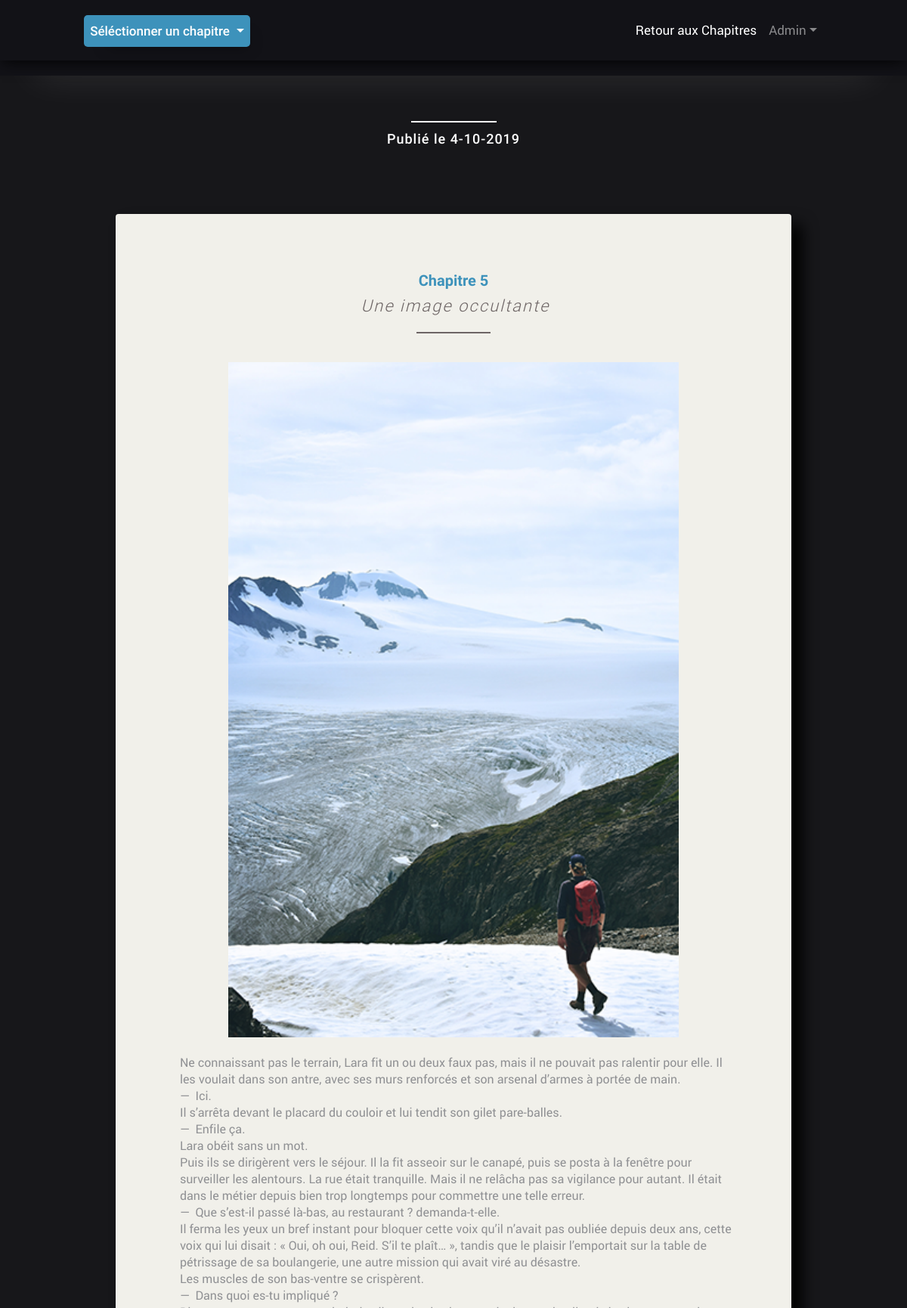
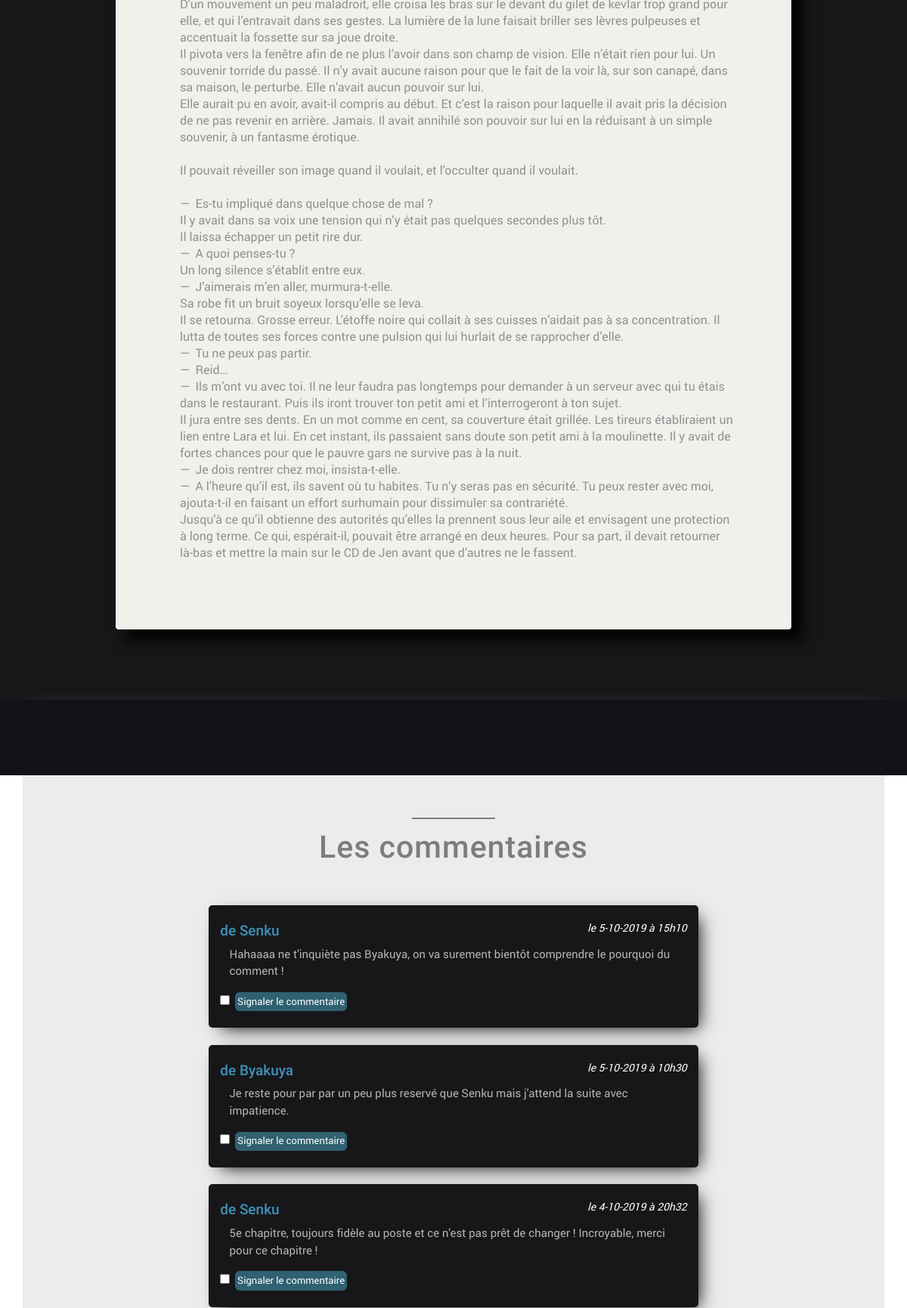
/index.php?action=Chapitre&idChapitre=5 (upper part), run on the app's committed database (2 pictures, top to bottom).
### tables this page shows
CREATE TABLE `chapitres` (
  `id_chapitre` int(11) NOT NULL,
  `numero` varchar(20) NOT NULL,
  `titre` varchar(255) NOT NULL,
  `date_creation` datetime NOT NULL,
  `date_publication` datetime NOT NULL DEFAULT CURRENT_TIMESTAMP,
  `statut` int(11) NOT NULL DEFAULT '0',
  `content_text` text NOT NULL,
  `img_name` text,
  `img_dest` text
);

CREATE TABLE `commentaires` (
  `id_comment` int(11) NOT NULL,
  `id_chapitre` int(11) NOT NULL,
  `pseudo` varchar(255) NOT NULL,
  `commentaire` text NOT NULL,
  `date_commentaire` datetime NOT NULL,
  `signal_com` varchar(3) NOT NULL DEFAULT 'non',
  `statut` int(11) NOT NULL DEFAULT '0'
);

### controller/ctrl-Frontend.php (called while the page is built, shortened)
<?php
require('model/ChapterManager.php');
require('model/CommentManager.php');
	function viewChapter($idChapitre)
		{
		    $signal_com = null;
			$chapterManager = new ChapterManager();
		    $chapter = $chapterManager->getChapter($idChapitre);
		    $commentManager = new CommentManager();
		    $comments = $commentManager->getComments($idChapitre);
			require 'view/frontend/chapitreView.php';
		}

### model/ChapterManager.php (called while the page is built, shortened)
<?php
class ChapterManager extends Manager
    {
        public function getChapter($idChapitre)
            {
                $db = $this->dbConnect();
                $chapter = $db->prepare('SELECT id_chapitre, numero, titre, content_text, img_dest, date_publication, DATE_FORMAT(date_publication, "%e-%m-%Y") AS date_publication_fra FROM chapitres WHERE id_chapitre = ?');
                $chapter->execute(array($idChapitre));
                if ($chapter->rowCount() == 1)
                    return $chapter->fetch();
                else
                    throw new Exception("Aucun chapitre ne correspond à l'identifiant '$idChapitre'");
            }
    }

### model/CommentManager.php (called while the page is built, shortened)
<?php
class CommentManager extends Manager
    {
        public function getComments($idChapitre)
            {
                $db = $this->dbConnect();
                $comments = $db->prepare('SELECT id_comment, id_chapitre, pseudo, commentaire, signal_com, date_commentaire, DATE_FORMAT(date_commentaire, "%e-%m-%Y à %Hh%i") AS date_commentaire_fra FROM commentaires WHERE id_chapitre = ? AND statut != 2 ORDER BY date_commentaire DESC');
                $comments->execute(array($idChapitre));
                return $comments;
            }
    }

### view/frontend/chapitreView.php (the view, shortened to what this page needs)
    <div id="chapitresSelectorContenair" class="btn-group">
        <button id="chapitresSelector" type="button" class="btn btn-info dropdown-toggle" data-toggle="dropdown" aria-haspopup="true" aria-expanded="false">
            Séléctionner un chapitre
        </button>
    </div>
    <li class="nav-item active">
        <a class="nav-link" href="<?='index.php?action=Chapitres'?>">Retour aux Chapitres</a>
    </li>
    <section id="bio">
        <div id="bioContenair" class="container">
            <hr>
                <?php if ($signal_com): ?>
                <div id="commentSignalOk" class="container">
                    <h2>Le commentaire que vous avez sélectionné a bien été signalé !</h2>
                    <h6>L'auteur va l'analyser de plus près dans les plus bref délais.</h6>
                    <a class="btn" href="<?='index.php?action=RetourChap&idChapitre=' .$chapter['id_chapitre']?>">Retour sur la page de votre chapitre</a>
                </div>
                <?php else: ?>
            <h5>Publié le <?php echo htmlspecialchars($chapter['date_publication_fra']); ?></h5>
            <div id="bioPart2" class="row">
                <div id="chapitre1" class="col-xs-12 col-lg-10">
                    <h4><?php echo htmlspecialchars($chapter['numero']); ?></h4>
                    <h6><?php echo htmlspecialchars($chapter['titre']); ?></h6>
                    <hr>
                    <?php
                        echo('<img style="width:80%" src="' . $chapter["img_dest"] . '">');
                    ?>
                    <div class="chapContent">
                        <p>
                            <?php echo nl2br(htmlspecialchars($chapter['content_text'])); ?>
                        </p>
                    </div>
                </div>
            </div>
        </div>
    </section>
    <section id="transition2"></section>
    <section id="lesCommentaires" class="container">
        <div id="commentairesContainer" class="container">
            <hr>
            <h2>Les commentaires</h2>
            <div class="row">
                <?php while ($data = $comments->fetch()): ?>
                   <div class="col-md-10 col-xl-7 commentaires">
                        <div class="row justify-content-between">
                            <div class="col-5">
                                <h4>de <?php echo htmlspecialchars($data['pseudo']); ?></h4>
                            </div>
                            <div class="col-4">
                                <h5>le <?php echo htmlspecialchars($data['date_commentaire_fra']); ?></h5>
                            </div>
                        </div>
                        <p><?php echo nl2br(htmlspecialchars($data['commentaire'])); ?></p>
                        <form action="<?='index.php?action=Signal-commentaire&idChapitre=' .$data['id_chapitre'] . '&idComment='.$data['id_comment']?>" method="post" class="col-12 needs-validation" novalidate>
                            <div class="row">
                                <div class="form-check">
                                    <input class="form-check-input" type="checkbox" value="" name="signal" required>
                                </div>
                                <span id="signalerComBtn">
                                    <input name="submitSignal" type="submit" value="Signaler le commentaire">
                                </span>
                            </div>
                        </form>
                    </div>
                <?php endwhile; ?>
            </div>
        </div>
    <?php endif; ?>
    </section>
<?php require('template.php'); ?>

### data on the page
chapitres: numero "Chapitre 5", titre "Une image occultante", img_dest (picture), content_text "Ne connaissant pas le terrain, Lara fit un ou deux faux pas, mais il ne pouvait pas ralentir pour elle. Il les voulait dans son antre, avec ses murs renforcés et son arsenal d’armes à portée de main. — Ici. Il s’arrêta devant le placard du couloir et lui tendit son gilet pare-balles. — Enfile ça. Lara obéit sans un mot. Puis ils se dirigèrent vers le séjour. Il la fit asseoir sur le canapé, puis se posta à la fenêtre pour surveiller les alentours. La rue était tranquille. Mais il ne relâcha pas sa vigilance pour autant. Il était dans le métier depuis bien trop longtemps pour commettre une telle erreur. — Que s’est‑il passé là-bas, au restaurant ? demanda-t‑elle. Il ferma les yeux un bref…"
commentaires: pseudo "Senku", date_commentaire_fra "5-10-2019 à 15h10", commentaire "Hahaaaa ne t'inquiète pas Byakuya, on va surement bientôt comprendre le pourquoi du comment !"
commentaires: pseudo "Byakuya", date_commentaire_fra "5-10-2019 à 10h30", commentaire "Je reste pour par par un peu plus reservé que Senku mais j'attend la suite avec impatience."
commentaires: pseudo "Senku", date_commentaire_fra "4-10-2019 à 20h32", commentaire "5e chapitre, toujours fidèle au poste et ce n'est pas prêt de changer ! Incroyable, merci pour ce chapitre !"

### other printed values
$chapter['date_publication_fra'] "4-10-2019"
